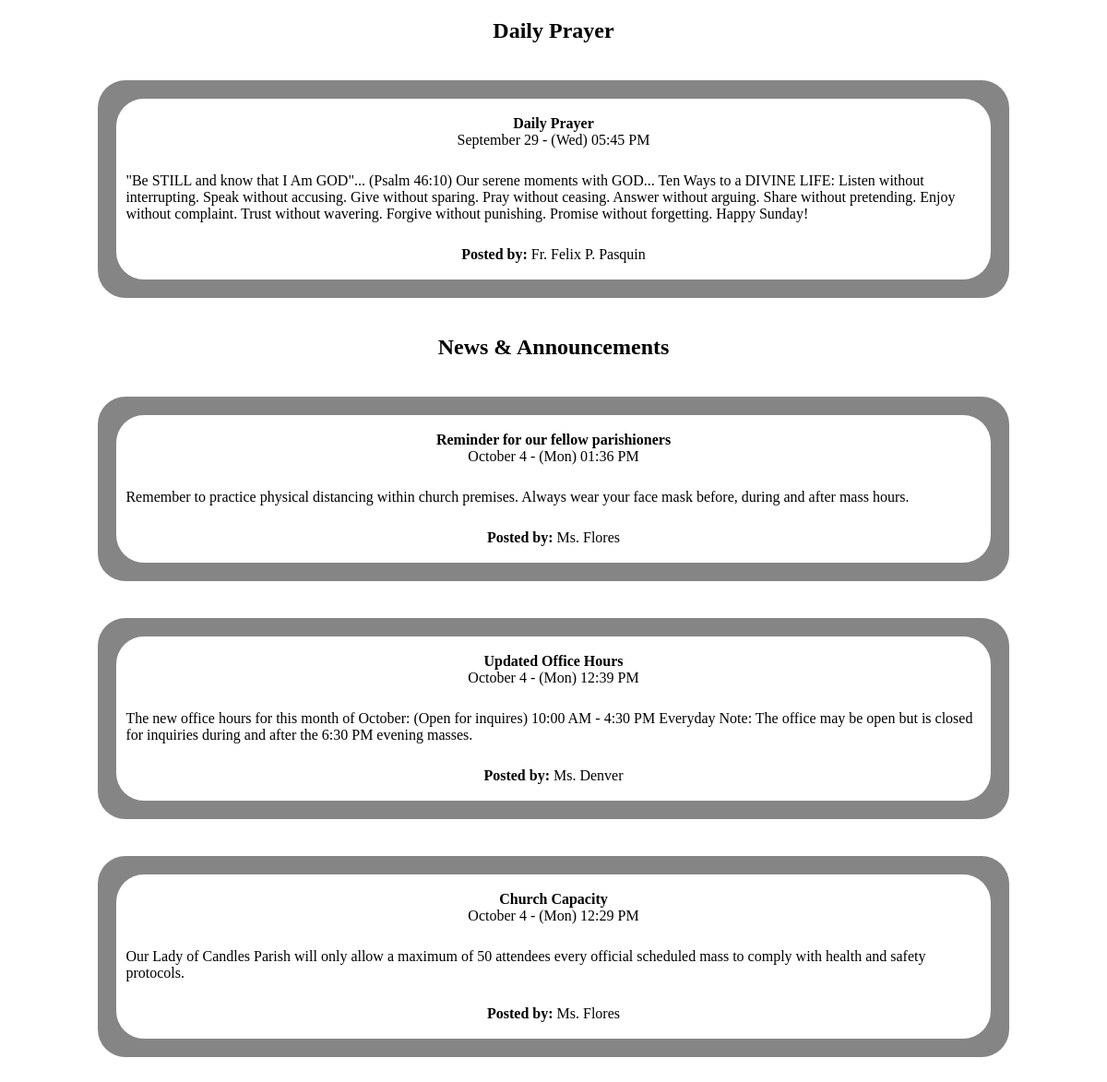
Page /news.php on the committed database.
### tables this page shows
CREATE TABLE `tbl_posts` (
  `post_id` int(3) UNSIGNED NOT NULL,
  `post_title` varchar(50) NOT NULL,
  `post_desc` varchar(1000) NOT NULL,
  `datetime_posted` datetime NOT NULL,
  `postedBy` varchar(50) NOT NULL,
  `post_type` varchar(30) NOT NULL
);

### class.posts.php (called while the page is built, shortened)
<?php
class Posts{
	public $db;
	public function __construct(){
		$this->db = new mysqli(DB_SERVER,DB_USERNAME,DB_PASSWORD,DB_DATABASE);
	}
	public function get_posts_ann(){
        $sql = "SELECT * FROM tbl_posts WHERE post_type = 'Announcements' ORDER BY datetime_posted DESC LIMIT 3";
        $result=mysqli_query($this->db,$sql);
		while($row=mysqli_fetch_assoc($result)){
			$list[] = $row;
		}
		return $list;
	}
	public function get_posts_pry(){
        $sql = "SELECT * FROM tbl_posts WHERE post_type = 'Prayer' ORDER BY datetime_posted DESC LIMIT 1";
        $result=mysqli_query($this->db,$sql);
		while($row=mysqli_fetch_assoc($result)){
			$list[] = $row;
		}
		return $list;
	}
}

### news.php (the view, shortened to what this page needs)
<?php
include 'class.posts.php';
$post = new Posts();
?>
<!DOCTYPE html>
<html lang="en" dir="ltr">
<head>
    <link rel="stylesheet" href="css/public_styles.css">
    <link href='https://unpkg.com/boxicons@2.0.7/css/boxicons.min.css' rel='stylesheet'>
</head>
<body>
    <h2>Daily Prayer</h2>
<?php
    $view_posts = $post->get_posts_pry();
    foreach($view_posts as $item){
?>
    <div class="container">
        <div class="item"><br/>
            <b class="title"><?php echo $item['post_title'];?></b><br/>
            <b class="date"><?php $date = date_create($item['datetime_posted']); echo date_format($date, "F j - (D) h:i A"); ?></b>
            <p class="desc"><?php echo $item['post_desc'];?></p>
            <b>Posted by: </b><?php echo $item['postedBy'];?><br/><br/>
        </div>
    </div>
<?php
    }
?>
    <h2>News & Announcements</h2>
<?php
    $view_posts = $post->get_posts_ann();
    foreach($view_posts as $item){
?>
    <div class="container">
        <div class="item"><br/>
            <b class="title"><?php echo $item['post_title'];?></b><br/>
            <b class="date"><?php $date = date_create($item['datetime_posted']); echo date_format($date, "F j - (D) h:i A"); ?></b>
            <p class="desc"><?php echo $item['post_desc'];?></p>
            <b>Posted by: </b><?php echo $item['postedBy'];?><br/><br/>
        </div>
    </div>
</body>
<?php
    }
?>
</html>

### css/public_styles.css (style rules this page uses)
body { text-align: center; }
.container { display: inline-block; width: 80%; margin: 20px; padding: 20px; background-color: #858585; border-radius: 30px; }
.item { width: 100%; background-color: #ffffff; border-radius: 30px; }
.desc { text-align: left; padding: 10px; }
.date { font-weight: normal; }

### rows in the picture
tbl_posts: post_title "Daily Prayer", datetime_posted "September 29 - (Wed) 05:45 PM", post_desc "\"Be STILL and know that I Am GOD\"... (Psalm 46:10) Our serene moments with GOD... Ten Ways to a DIVINE LIFE: Listen without interrupting. Speak without accusing. Give without sparing. Pray without ceasing. Answer without arguing. Share without pretending. Enjoy without complaint. Trust without wavering. Forgive without punishing. Promise without forgetting. Happy Sunday!", postedBy "Fr. Felix P. Pasquin"
tbl_posts: post_title "Reminder for our fellow parishioners", datetime_posted "October 4 - (Mon) 01:36 PM", post_desc "Remember to practice physical distancing within church premises. Always wear your face mask before, during and after mass hours.", postedBy "Ms. Flores"
tbl_posts: post_title "Updated Office Hours", datetime_posted "October 4 - (Mon) 12:39 PM", post_desc "The new office hours for this month of October: (Open for inquires) 10:00 AM - 4:30 PM Everyday Note: The office may be open but is closed for inquiries during and after the 6:30 PM evening masses.", postedBy "Ms. Denver"
tbl_posts: post_title "Church Capacity", datetime_posted "October 4 - (Mon) 12:29 PM", post_desc "Our Lady of Candles Parish will only allow a maximum of 50 attendees every official scheduled mass to comply with health and safety protocols.", postedBy "Ms. Flores"
